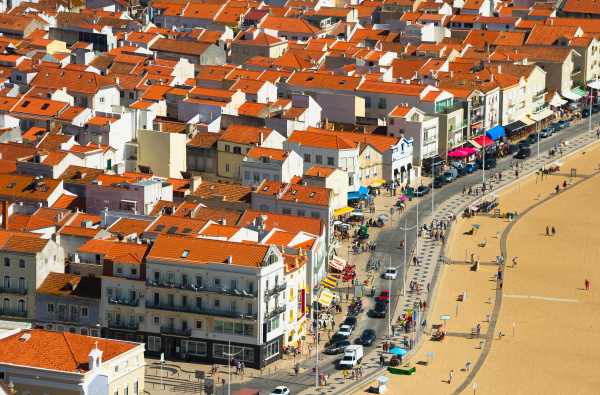
#> input picture imagens/cidade.jpg, 600 x 395 px, given in place of the camera
$ python motiondetector.py
#> lines starting #> are read from the running program, lines starting #| are printed output that depends on the picture
import cv2
import numpy as np
import sys

inicio = True
cap = cv2.VideoCapture(0, cv2.CAP_DSHOW)

if not cap.isOpened():
    print("Erro ao abrir a câmera.")
    sys.exit() # encerra o programa

while True:
    ret, frame = cap.read()
#> frame is the input picture: shape (395, 600, 3); mean B, G, R 95.9, 125, 158

    if not ret:
        print("Erro na captura do frame.")
        break

    bgr = cv2.split(frame) # separa os canais da imagem

    hist_size = 256
    hist_w, hist_h = 720, 540
    hist_range = (0, 256)

    bin_w = int(round(hist_w/hist_size))

    histImage = np.zeros((hist_h, hist_w, 3), dtype=np.uint8)

    # calcula histograma atual (canal vermelho)
    hist_atual = cv2.calcHist(bgr, [2], None, [hist_size], hist_range)
#> hist_atual = 256 values, max 2909 at index 214, min 42 at index 2, mean 925.8
    cv2.normalize(hist_atual, hist_atual, alpha=0, beta=hist_h, norm_type=cv2.NORM_MINMAX)

    if inicio:
        hist_anterior = hist_atual.copy()
#> hist_anterior = 256 values, max 540 at index 214, min -1.49e-07 at index 2, mean 166.5
        inicio = False

    for i in range(hist_size):
        cv2.line(histImage, (bin_w*i, hist_h - int(hist_atual[i])), (bin_w*i, hist_h), (0, 0, 255), thickness=2)
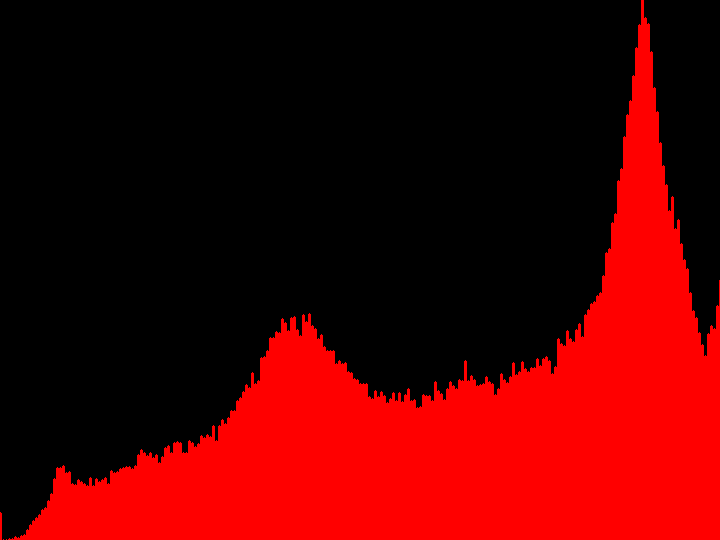
#> histImage: shape (540, 720, 3); mean of channels 0, 1, 2 0, 0, 78.8; drawn as B, G, R

    dif = cv2.compareHist(hist_anterior, hist_atual, cv2.HISTCMP_BHATTACHARYYA)
#> dif = 0
    if (100 * dif > 3):
        cv2.putText(frame, "Movimento detectado!", (10, 30), cv2.FONT_HERSHEY_TRIPLEX, 1, (0, 0, 255))

    cv2.imshow('frame', frame)
    cv2.imshow('histograma', histImage)

    hist_anterior = hist_atual.copy()

    if cv2.waitKey(1) & 0xFF == 27:
#> (key Esc is pressed here)
        break

$ run again, on imagens/biel.png
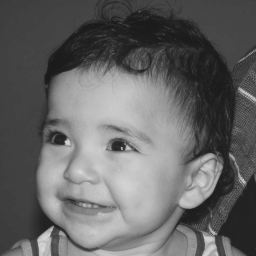
#> input picture imagens/biel.png, 256 x 256 px, given in place of the camera
#> frame is the input picture: shape (256, 256, 3); min 26, max 219, mean 100.9
#> hist_atual = 256 values, max 4524 at index 65, min 0 at index 0, mean 256
#> hist_anterior = 256 values, max 540 at index 65, min 0 at index 0, mean 30.56
#> after the loop `for i in range(hist_size):`:
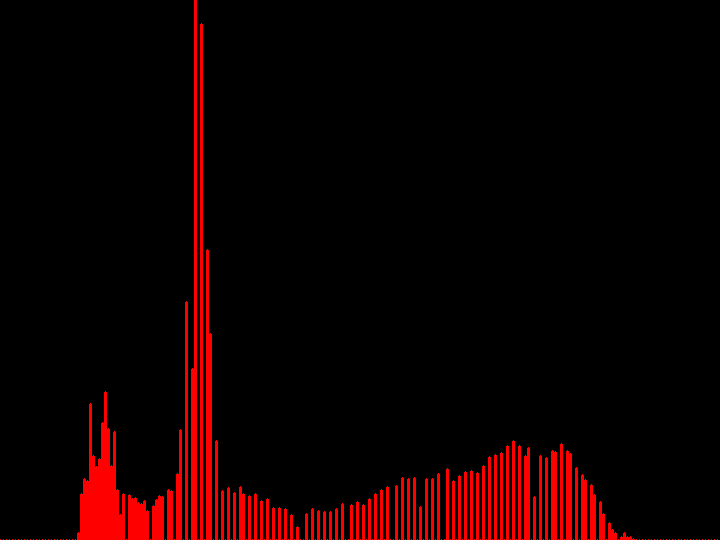
#> histImage: shape (540, 720, 3); mean of channels 0, 1, 2 0, 0, 15.4; drawn as B, G, R
#> dif = 0

$ run again, on imagens/entrada_homomorfico.png
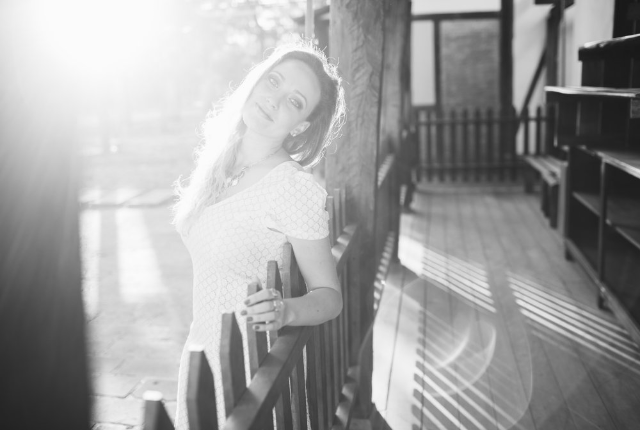
#> input picture imagens/entrada_homomorfico.png, 640 x 430 px, given in place of the camera
#> frame is the input picture: shape (430, 640, 3); min 23, max 254, mean 157.6
#> hist_atual = 256 values, max 7394 at index 251, min 0 at index 0, mean 1075
#> hist_anterior = 256 values, max 540 at index 251, min 0 at index 0, mean 78.51
#> after the loop `for i in range(hist_size):`:
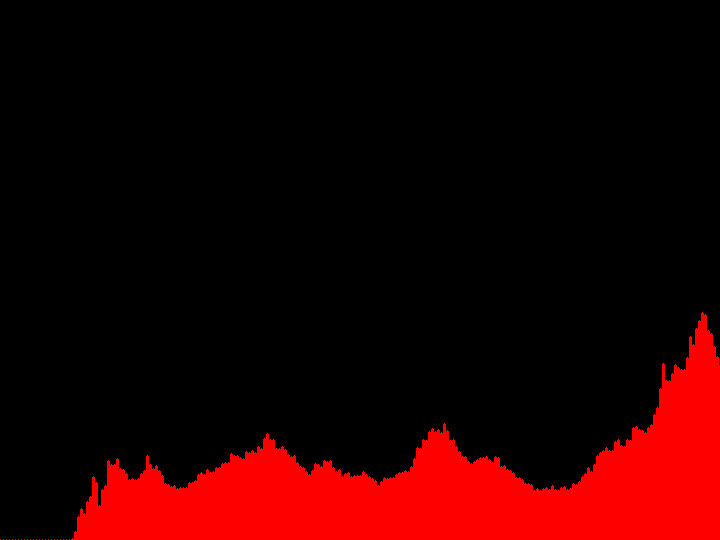
#> histImage: shape (540, 720, 3); mean of channels 0, 1, 2 0, 0, 36; drawn as B, G, R
#> dif = 0
